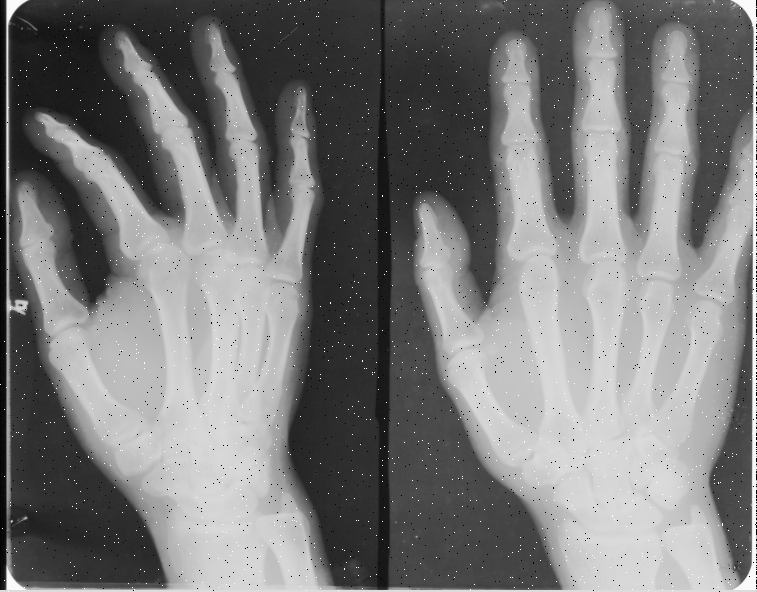
#> input picture images/Tmp.bmp, 757 x 592 px
$ python Cv.py
#> lines starting #> are read from the running program, lines starting #| are printed output that depends on the picture
import cv2
import numpy as np
from matplotlib import pyplot as plt

img = cv2.imread("images/Tmp.bmp", 0)
#> img is the input picture: shape (592, 757); min 0, max 255, mean 122

equ = cv2.equalizeHist(img)
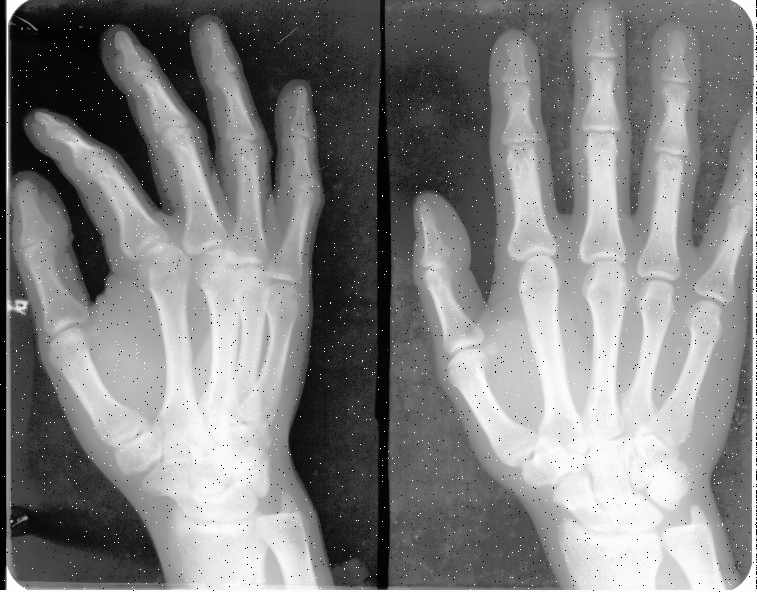
#> equ: shape (592, 757); min 0, max 255, mean 127.9
res = np.hstack((img, equ))
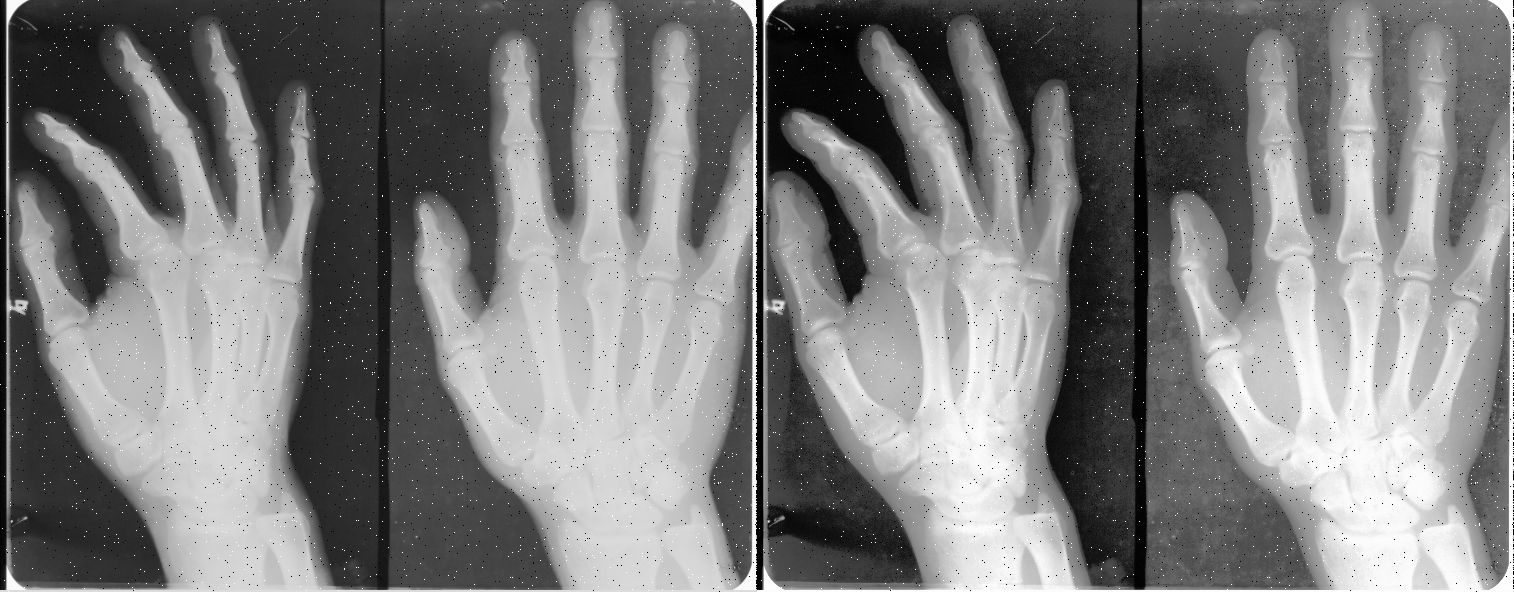
#> res: shape (592, 1514); min 0, max 255, mean 125
# stacking images side-by-side
cv2.imshow('img', res)
cv2.waitKey()
cv2.destroyAllWindows()

$ run again, with images/M5.BMP copied over images/Tmp.bmp
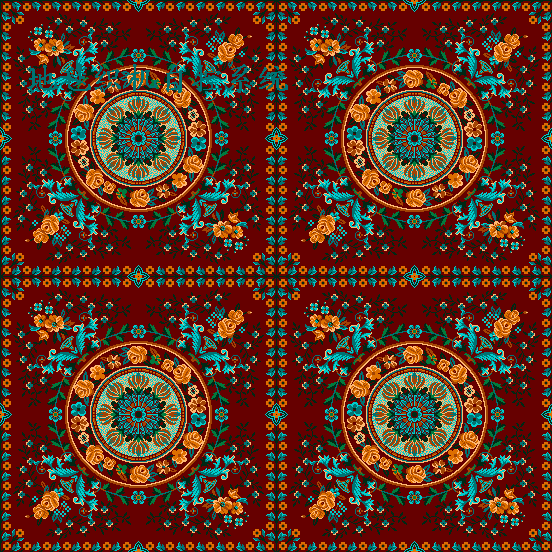
#> input picture images/M5.BMP, 552 x 552 px
#> `equ = cv2.equalizeHist(img)`:
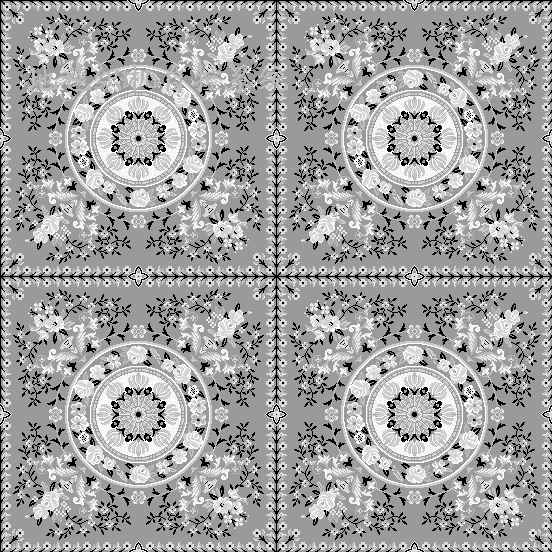
#> equ: shape (552, 552); min 0, max 255, mean 159.9
#> `res = np.hstack((img, equ))`:
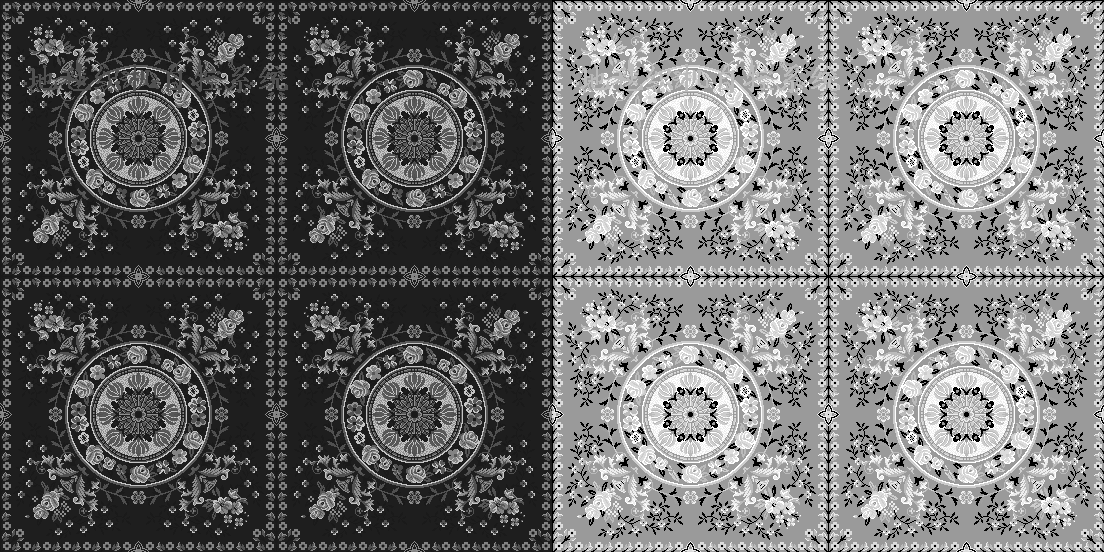
#> res: shape (552, 1104); min 0, max 255, mean 110.9
